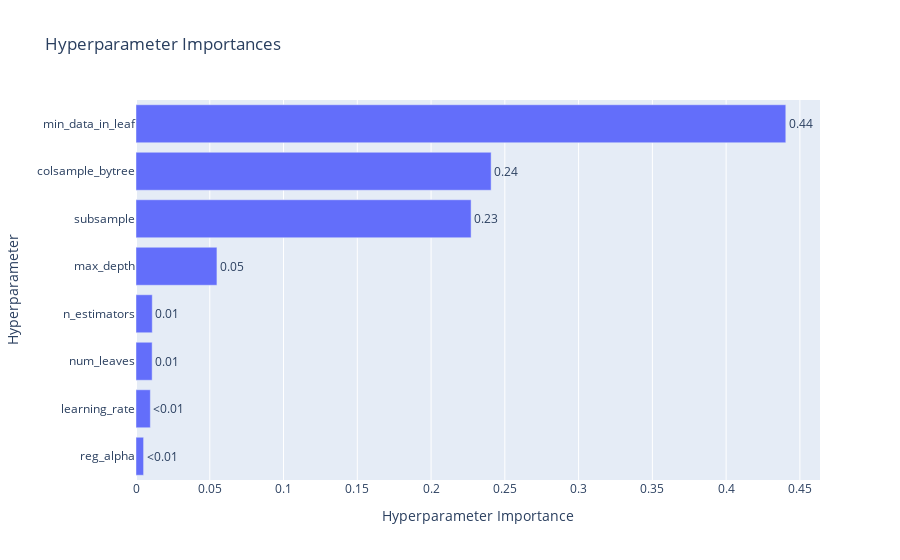

This figure's notebook cell:
### Code cell
optuna.visualization.plot_param_importances(study)

### Figure 1 — Plotly figure (JSON) as saved in the notebook; plotly's stock layout.template omitted (floating-point values rounded to 4 significant figures)
{"data": [{"cliponaxis": false, "hovertemplate": ["reg_alpha (FloatDistribution): 0.005141918214199608<extra></extra>", "learning_rate (FloatDistribution): 0.009729531130184925<extra></extra>", "num_leaves (IntDistribution): 0.010949682068951479<extra></extra>", "n_estimators (IntDistribution): 0.011025203351104405<extra></extra>", "max_depth (IntDistribution): 0.05486260802574502<extra></extra>", "subsample (FloatDistribution): 0.22713452524553585<extra></extra>", "colsample_bytree (FloatDistribution): 0.24071431287724823<extra></extra>", "min_data_in_leaf (IntDistribution): 0.4404422190870305<extra></extra>"], "name": "Objective Value", "orientation": "h", "text": ["<0.01", "<0.01", "0.01", "0.01", "0.05", "0.23", "0.24", "0.44"], "textposition": "outside", "type": "bar", "x": [0.005142, 0.00973, 0.01095, 0.01103, 0.05486, 0.2271, 0.2407, 0.4404], "y": ["reg_alpha", "learning_rate", "num_leaves", "n_estimators", "max_depth", "subsample", "colsample_bytree", "min_data_in_leaf"]}], "layout": {"title": {"text": "Hyperparameter Importances"}, "xaxis": {"title": {"text": "Hyperparameter Importance"}}, "yaxis": {"title": {"text": "Hyperparameter"}}}}
